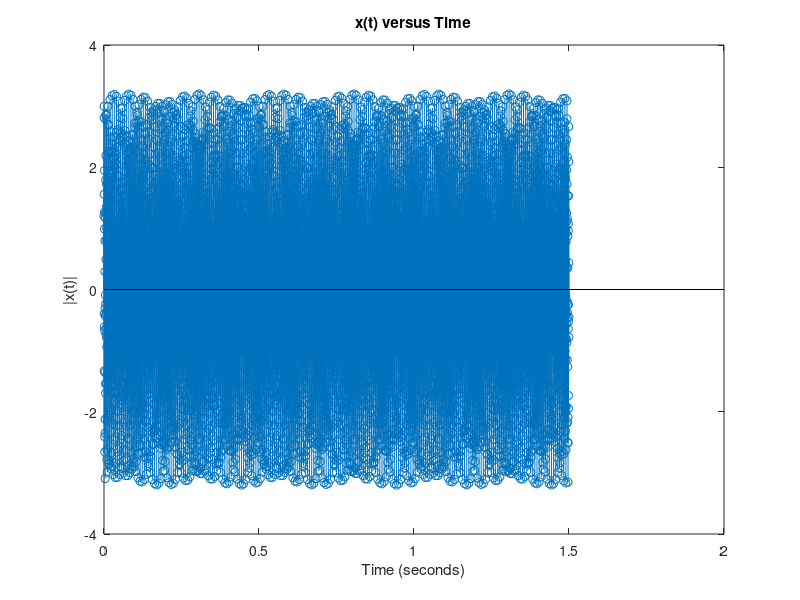
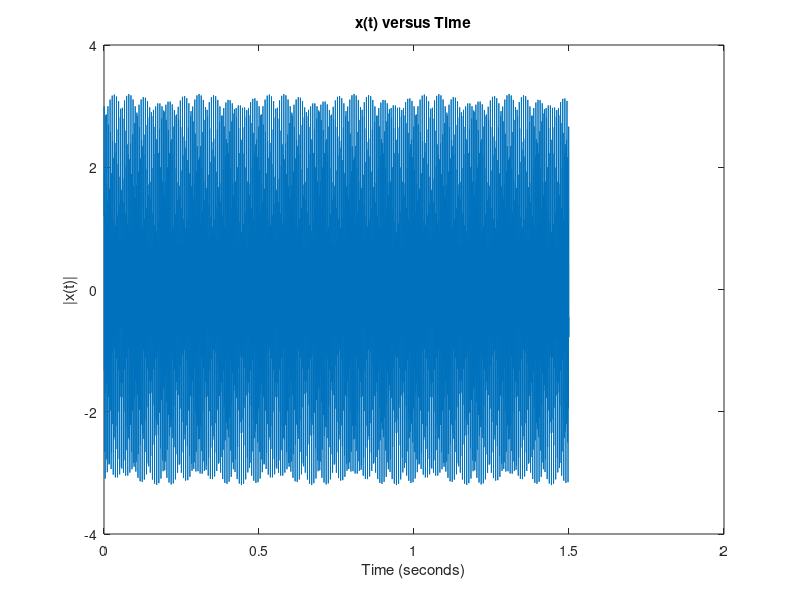

These charts were generated, in order, by the following MATLAB code: (Note: this script raises an error after producing the figures.)
close all
clear workspace

% Question 3.1
t = [0:(1/4800):((7200-1)/4800)];
x_t = 1.2*cos(2*pi*150*t)+2*sin(2*pi*728*t);

figure(1)
stem(t,x_t)
xlabel('Time (seconds)')
ylabel('|x(t)|')
title('x(t) versus Time')

figure(2)
plot(t,x_t)
xlabel('Time (seconds)')
ylabel('|x(t)|')
title('x(t) versus Time')

% Question 3.2

% computing the DFT
x_k = dft1(x_t,4800);
% adjusting plot parameters
ylim([0,2.2])

% Question 3.3

% computing the DFT
x_k = dft2(x_t,4800);
% adjusting plot parameters
ylim([0,2.2])

% Question 3.4

% DFT1
minTime=inf; REPS=5;
tic; % start a timer for average time
for i=1:REPS
    tstart = tic; % start a timer for mintime
    dft1(x_t,4800);
    telapsed = toc(tstart); % record the duration of the function
    close % close the plot opened by dft1
    minTime = min(telapsed,minTime); % save the time if it was the minimum of previous runs
end
averageTime = toc/REPS; % compute the average time

fprintf('\nThe average time for dft1 is: %f', averageTime);
fprintf('\nThe minimum time for dft1 is: %f', minTime);

% DFT2
minTime=inf; REPS=5;
tic; % start a timer for average time
for i=1:REPS
    tstart = tic; % start a timer for mintime
    dft2(x_t,4800);
    telapsed = toc(tstart); % record the duration of the function
    close % close the plot opened by dft2
    minTime = min(telapsed,minTime); % save the time if it was the minimum of previous runs
end
averageTime = toc/REPS; % compute the average time

fprintf('\nThe average time for dft2 is: %f', averageTime);
fprintf('\nThe minimum time for dft2 is: %f', minTime);

% Question 3.5

% computing the DFT
x_k = dft2(x_t,4800);

% adjusting plot parameters
xlim([0,4800/2])
ylim([0,2.2])


% Question 3.6

% CASE 1
% computing the DFT
x_k = dft2(x_t(1:32),4800);
% adjusting plot parameters
xlim([0,4800/2])
ylim([0,2.2])
title('Case 1: X(K) versus K')

% CASE 2
% computing the DFT
padded_x_t = x_t(1:32);
padded_x_t = padarray(padded_x_t,[0,(512-32)/2],0,'both');
x_k = dft2(padded_x_t,4800);
% adjusting plot parameters
xlim([0,4800/2])
ylim([0,0.13])
title('Case 2: X(K) versus K')

% CASE 3
% computing the DFT
x_k = dft2(x_t(1:512),4800);
% adjusting plot parameters
xlim([0,4800/2])
ylim([0,2.2])
title('Case 3: X(K) versus K')
